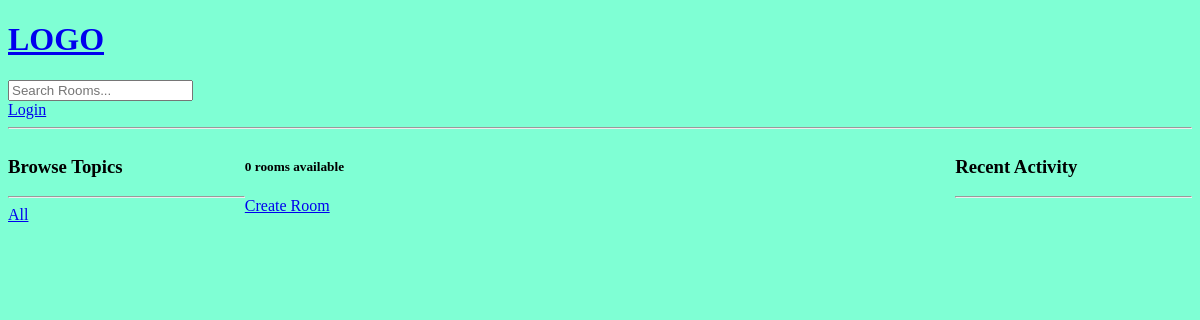
Page /?q=Python on the earlier database version.
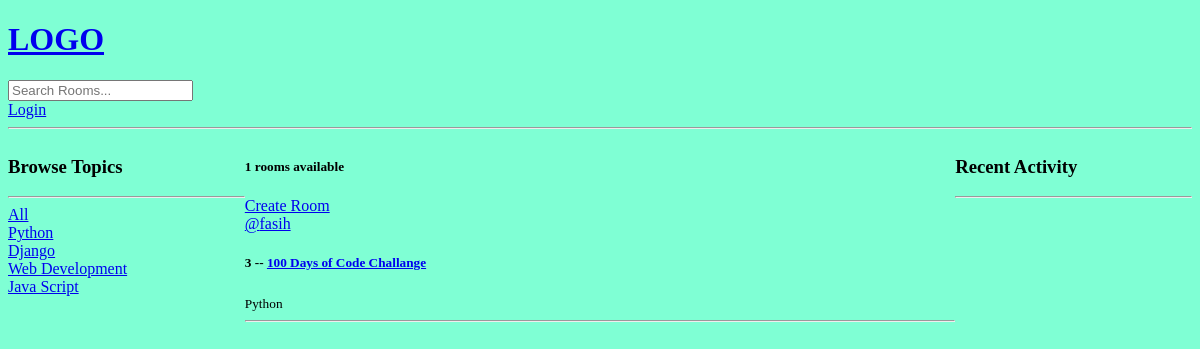
Same page on the later database version.
### base/models.py (models this page shows, shortened)
class Topic(models.Model):
    name = models.CharField(max_length=200)

class Room(models.Model):
    host = models.ForeignKey(User, on_delete=models.SET_NULL, null=True)
    topic = models.ForeignKey(Topic, on_delete=models.SET_NULL, null=True)
    name = models.CharField(max_length=200)
    description = models.TextField(null=True, blank=True)
    participants = models.ManyToManyField(
        User, related_name='participants', blank=True)
    updated = models.DateTimeField(auto_now=True)
    created = models.DateTimeField(auto_now_add=True)
    class Meta:
        ordering = ['-updated', '-created']

### base/views.py (the view)
# urls.py: path('', views.home, name="home"),
def home(request):
    q = request.GET.get('q') if request.GET.get('q') is not None else ''
    rooms = Room.objects.filter(
        Q(topic__name__icontains=q) |
        Q(name__icontains=q) |
        Q(description__icontains=q))
    topic = Topic.objects.all()
    room_count = rooms.count()
    room_messages = Message.objects.filter(Q(room__topic__name__icontains=q))
    context = {'rooms': rooms,
               'topics': topic,
               'room_count': room_count,
               'room_messages': room_messages}
    return render(request, 'base/home.html', context)

### base/templates/base/home.html (shortened to what this page needs)
{%extends 'main.html'%} {%block content%}
<div class="home-container">
	<div>
		{% include 'base/topics_component.html' %}
	</div>
	<div>
		<h5>{{room_count}} rooms available</h5>
		<a href="{% url 'create-room' %}">Create Room</a>
		{% include 'base/feed_component.html' %}
	</div>
	<div>
		{% include 'base/activity_component.html' %}
	</div>
</div>
{%endblock%}

### base/templates/base/topics_component.html
<h3>Browse Topics</h3>
<hr />
<div>
    <a href="{% url 'home'%}"> All </a>
</div>
{%for topic in topics%}
<div>
    <a href="{% url 'home'%}?q={{topic.name}}"> {{topic.name}} </a>
</div>
{%endfor%}

### base/templates/base/feed_component.html (shortened to what this page needs)
<div>
    {% for room in rooms %}
    <div>
        <a href="{% url 'user-profile' room.host.id %}">@{{room.host.username}}</a>
        <h5>
            {{room.id}} -- <a href="{% url 'room' room.id %}">{{room.name}}</a>
        </h5>
        <small>{{room.topic.name}}</small>
        <hr />
    </div>
    {%endfor%}
</div>

Differences in the rows shown:
added Topic: name "Python"
added Topic: name "Django"
added Topic: name "Web Development"
added Topic: name "Java Script"
added Room: host.username "fasih", id "3", name "100 Days of Code Challange", topic.name "Python"
Other differences:
{{ room_count }}: "0" → "1"
